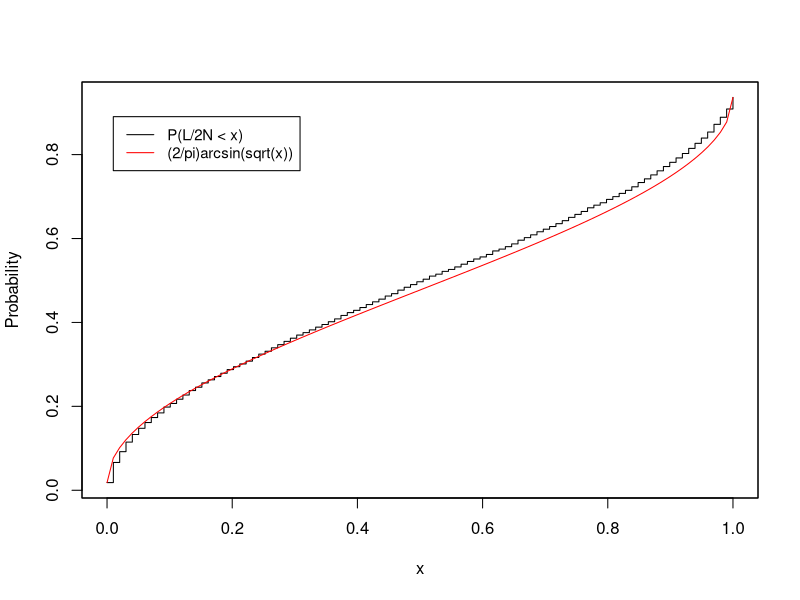

Here is the R script that generated this plot:
# Simulation: Arc-sine law
# Written by: Ankan Kar(bmat2001), Rahil Miraj(bmat2013)

########
# Problem:
# Let S_n=\sum_{i=1}^{n}X_i, where X_i belongs to {-1,1} for i=1,2,...,2N and
# let L=max{0<=n<=2N: S_n=0}.
# Then P(L/2N<=x)~(2/pi)arcsin(\sqrt(pi)) as N goes to infinity.
########


N <- 1000 # Length of the walk
w <- 10000 # Number of times we perform the walk for the simulation.
L <- c() # We take empty array where we will
# store the values of L for each time we perform the walk.

for (j in 1:w) {
  a1 <- sample(c(-1, 1), size = 2 * N, replace = TRUE) # Walk of length 2N.
  a <- c(0, a1)
  s <- cumsum(a) # S_n
  s
  mx <- 0
  i <- 2 * N + 1
  while (i >= 1) {
    if (s[i] == 0) {
      mx <- i - 1
      break
    }
    i <- i - 1
  }
  L[j] <- mx # Appending the values in the array for L.
}
# Empty array to store the values of arcsine and the
# required probability, which we will plot.
arcsine <- c()
prob <- c()

# Taking x between [0,1] with increament 0.01 and each
# time we get (L/2N)<=x, we count 1 and at the end we
# divide the total number of times we have counted 1 by w,
# the length of L,which gives the required probability.
x <- 0
i <- 1
while (x <= 1) {
  count <- 0
  for (j in 1:w) {
    if (L[j] / (2 * N) <= x) {
      count <- count + 1
    }
  }
  prob[i] <- count / w
  arcsine[i] <- 2 * asin(sqrt(x)) / pi
  i <- i + 1
  x <- x + 0.01
}
# Plots
windows()
plot(
  x = 1:100, y = prob, xaxt = "n",
  type = "scatter", xlab = "x", ylab = "Probability"
)
par(new = TRUE)
t <- seq(from = 0, to = 1, by = 0.01)
plot(t, 2 * asin(sqrt(t)) / pi,
  col = "red",
  ylab = "", xlab = "", yaxt = "n", type = "l"
)
legend(0.01, 0.95,
  legend = c("P(L/2N < x)", "(2/pi)arcsin(sqrt(x))"),
  lty = 1:1, col = c("black", "red"), cex = 0.9
)